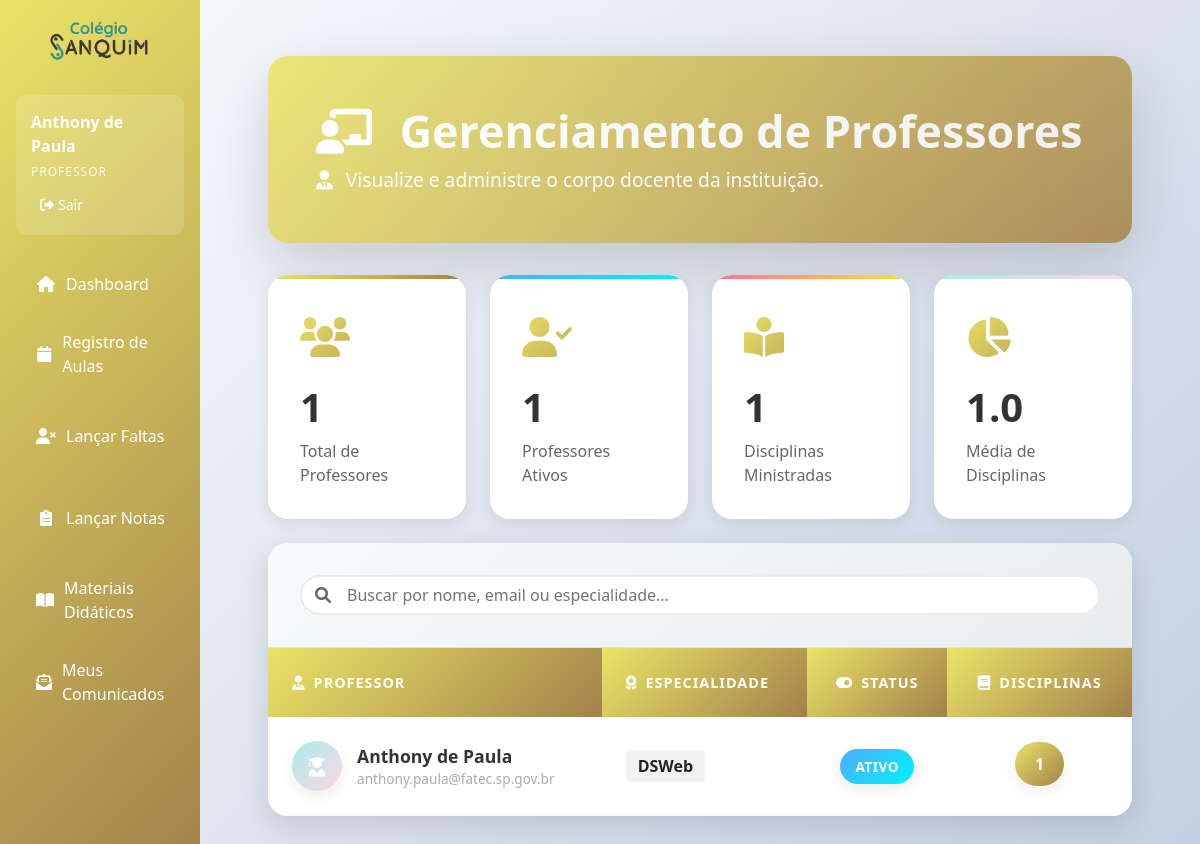
The page /professores (signed in) on the database its author committed.
### app.py (models this page shows, shortened)
class Professor(db.Model):
    __tablename__ = 'professor'
    id = db.Column(db.Integer, primary_key=True)
    nome = db.Column(db.String(100), nullable=False)
    cpf = db.Column(db.String(14), nullable=False, unique=True)
    rg = db.Column(db.String(20))
    endereco = db.Column(db.String(255))
    bairro = db.Column(db.String(100))
    cidade = db.Column(db.String(100))
    email = db.Column(db.String(120), unique=True, nullable=False)
    telefone = db.Column(db.String(20))
    status = db.Column(db.Integer, default=1)
    senha_hash = db.Column(db.String(255), nullable=True)  # Novo campo
    especialidade = db.Column(db.String(100))
    ativo = db.Column(db.Boolean, default=True)  # Novo campo
    disciplinas_ministradas = db.relationship('Disciplina', back_populates='professor', lazy=True)

### app.py (the view)
@app.route('/professores')
@login_required
def listar_professores():
    if session.get('user_tipo') == 'professor':
        professor_id = session.get('user_id')
        professores = [Professor.query.get(professor_id)]
    else:
        professores = Professor.query.all()
    return render_template('professores/listar.html', professores=professores)

### app.py (called while the page is built)
def login_required(f):
    @wraps(f)
    def decorated_function(*args, **kwargs):
        if 'user_id' not in session:
            return redirect(url_for('login'))
        return f(*args, **kwargs)
    return decorated_function

### templates/professores/listar.html (shortened to what this page needs)
{% extends "base.html" %}
{% block content %}
<div class="main-container">
    <div class="header-section">
        <div class="header-background"></div>
        <div class="header-content d-flex justify-content-between align-items-center flex-wrap">
            <div class="mb-3 mb-md-0">
                <h1 class="page-title mb-2">
                    <i class="fas fa-chalkboard-teacher me-3"></i>
                    Gerenciamento de Professores
                </h1>
                <p class="page-subtitle">
                    <i class="fas fa-user-tie me-2"></i>
                    Visualize e administre o corpo docente da instituição.
                </p>
            </div>
        </div>
    </div>
    <div class="stats-container mb-4">
        <div class="row g-4">
            <div class="col-lg-3 col-md-6">
                <div class="stat-card stat-primary">
                    <div class="stat-icon"><i class="fas fa-users"></i></div>
                    <div class="stat-content">
                        <h3>{{ professores|length }}</h3>
                        <p>Total de Professores</p>
                    </div>
                </div>
            </div>
            <div class="col-lg-3 col-md-6">
                <div class="stat-card stat-success">
                     <div class="stat-icon"><i class="fas fa-user-check"></i></div>
                    <div class="stat-content">
                        <h3>{{ professores|selectattr('status', 'equalto', 1)|list|length }}</h3>
                        <p>Professores Ativos</p>
                    </div>
                </div>
            </div>
            <div class="col-lg-3 col-md-6">
                <div class="stat-card stat-warning">
                     <div class="stat-icon"><i class="fas fa-book-reader"></i></div>
                    <div class="stat-content">
                        {% set total_disciplinas = namespace(value=0) %}
                        {% for p in professores %}{% set total_disciplinas.value = total_disciplinas.value + p.minhas_disciplinas|length %}{% endfor %}
                        <h3>{{ total_disciplinas.value }}</h3>
                        <p>Disciplinas Ministradas</p>
                    </div>
                </div>
            </div>
            <div class="col-lg-3 col-md-6">
                <div class="stat-card stat-info">
                     <div class="stat-icon"><i class="fas fa-chart-pie"></i></div>
                    <div class="stat-content">
                        {% if professores|length > 0 %}
                            <h3>{{ (total_disciplinas.value / (professores|length))|round(1) }}</h3>
                        {% else %}
                            <h3>0</h3>
                        {% endif %}
                        <p>Média de Disciplinas</p>
                    </div>
                </div>
            </div>
        </div>
    </div>
    <div class="main-card">
        {% if professores %}
        <div class="search-filter-bar">
            <div class="search-box">
                <i class="fas fa-search"></i>
                <input type="text" id="searchInput" placeholder="Buscar por nome, email ou especialidade..." class="form-control">
            </div>
        </div>
        <div class="table-container">
            <div class="table-responsive">
                <table class="table custom-table" id="professoresTable">
                    <thead>
                        <tr>
                            <th><i class="fas fa-user-tie me-2"></i>Professor</th>
                            <th><i class="fas fa-award me-2"></i>Especialidade</th>
                            <th class="text-center"><i class="fas fa-toggle-on me-2"></i>Status</th>
                            <th class="text-center"><i class="fas fa-book me-2"></i>Disciplinas</th>
                        </tr>
                    </thead>
                    <tbody>
                        {% for professor in professores %}
                        <tr>
                            <td>
                                <div class="disciplina-info">
                                    <div class="disciplina-avatar" style="background: var(--info-gradient);">
                                        <i class="fas fa-user-graduate"></i>
                                    </div>
                                    <div>
                                        <span class="subject-name">{{ professor.nome }}</span>
                                        <small class="d-block text-muted-light">{{ professor.email }}</small>
                                    </div>
                                </div>
                            </td>
                            <td>
                                <span class="badge fs-6 text-dark" style="background-color: rgba(0,0,0,0.05); padding: 8px 12px;">
                                    {{ professor.especialidade or 'Não informada' }}
                                </span>
                            </td>
                            <td class="text-center">
                                <span class="status-badge status-{{ 'ativo' if professor.status == 1 else 'inativo' }}">
                                    {{ 'Ativo' if professor.status == 1 else 'Inativo' }}
                                </span>
                            </td>
                            <td class="text-center">
                                <div class="workload-container">
                                    <span class="workload" style="background: var(--primary-gradient);">{{ professor.minhas_disciplinas|length }}</span>
                                </div>
                            </td>
                        </tr>
                        {% endfor %}
                    </tbody>
                </table>
            </div>
        </div>
        {% endif %}
    </div>
</div>
{% endblock %}

### templates/base.html (shortened to what this page needs)
<!DOCTYPE html>
<html lang="pt-br">
  <head>
    <link
      href="https://cdnjs.cloudflare.com/ajax/libs/bootstrap/5.1.3/css/bootstrap.min.css"
      rel="stylesheet"
    />
    <link
      href="https://cdnjs.cloudflare.com/ajax/libs/font-awesome/6.0.0/css/all.min.css"
      rel="stylesheet"
    />
  </head>
  <body>
    <div class="container-fluid">
      <div class="row">
        <div class="col-md-3 col-lg-2 px-0 sidebar">
          <div class="mt-auto text-center py-3" style="margin-top: auto !important;">
              <img src="{{ url_for('static', filename='images/logosamquim.png') }}"
                   alt="Sanquim Logo"
                   style="max-width: 50%; height: auto;">
          </div>
          <div class="p-3">
            <div class="user-info">
              <div class="user-name">{{ session.user_nome }}</div>
              <div class="user-type">{{ session.user_tipo|capitalize }}</div>
              <div
                class="mt-2 d-flex justify-content-between align-items-center"
              >
                <a
                  href="{{ url_for('logout') }}"
                  class="btn btn-logout btn-sm"
                  style="color: white"
                >
                  <i class="fas fa-sign-out-alt me-1"></i>Sair
                </a>
              </div>
            </div>
            <nav class="nav flex-column mt-3">
              {% if session.user_tipo != 'admin' %}
              <a
                class="nav-link {% if request.endpoint == 'index' %}active{% endif %}"
                href="{{ url_for('index') }}"
              >
                <i class="fas fa-home"></i> Dashboard
              </a>
              {% endif %}
              {% if session.user_tipo == 'professor' %}
              <a
                class="nav-link {% if request.endpoint == 'calendario_professor' %}active{% endif %}"
                href="{{ url_for('calendario_professor') }}"
              >
                <i class="fas fa-calendar"></i> Registro de Aulas
              </a>
              <a
                class="nav-link {% if request.endpoint == 'listar_faltas_professor' %}active{% endif %}"
                href="{{ url_for('listar_faltas_professor') }}"
              >
                <i class="fas fa-user-times"></i> Lançar Faltas
              </a>
              <a
                class="nav-link {% if request.endpoint == 'listar_notas' %}active{% endif %}"
                href="{{ url_for('listar_notas') }}"
              >
                <i class="fas fa-clipboard-list"></i> Lançar Notas
              </a>
              <a
                class="nav-link {% if request.endpoint == 'listar_materiais' %}active{% endif %}"
                href="{{ url_for('listar_materiais') }}"
              >
                <i class="fas fa-book-open"></i> Materiais Didáticos
              </a>
              <a
                class="nav-link {% if request.endpoint == 'listar_comunicados_enviados' %}active{% endif %}"
                href="{{ url_for('listar_comunicados_enviados') }}"
              >
                <i class="fas fa-envelope-open-text"></i> Meus Comunicados
              </a>
              {% endif %}
            </nav>
          </div>
        </div>
        <div class="col-md-9 col-lg-10 main-content" style="background: linear-gradient(135deg, #f5f7fa 0%, #c3cfe2 100%);">
          <div class="p-4">
            {% block content %}{% endblock %}
          </div>
        </div>
      </div>
    </div>
  </body>
</html>

### templates/base.html (style rules this page uses)
:root { --primary-color: #eae366; --secondary-color: #a2814b; --accent-color: #379091; --danger-color: #e74c3c; --success-color: #2ecc71; }
.sidebar { background: linear-gradient( 135deg, var(--primary-color) 0%, var(--secondary-color) 100% ); min-height: 100vh; transition: all 0.3s; }
.sidebar .nav-link { color: white; padding: 12px 20px; border-radius: 8px; margin: 5px 0; transition: all 0.2s; display: flex; align-items: center; }
.sidebar .nav-link i { margin-right: 10px; width: 20px; text-align: center; }
.main-content { background-color: #f8f9fa; min-height: 100vh; }
.user-info { background-color: rgba(255, 255, 255, 0.15); border-radius: 10px; padding: 15px; margin-bottom: 20px; backdrop-filter: blur(5px); }
.user-info .user-name { color: white; font-weight: bold; margin-bottom: 5px; }
.user-info .user-type { color: rgba(255, 255, 255, 0.9); font-size: 12px; text-transform: uppercase; letter-spacing: 1px; }

### rows shown on the page
Professor: user_nome "Anthony de Paula", nome "Anthony de Paula", email "anthony.paula@fatec.sp.gov.br", especialidade "DSWeb", status "ATIVO", minhas_disciplinas|length "1"

### other values the page prints
{{ session.user_tipo|capitalize }} "PROFESSOR"
{{ professores|length }} "1"
{{ professores|selectattr('status', 'equalto', 1)|list|length }} "1"
{{ total_disciplinas.value }} "1"
{{ (total_disciplinas.value / (professores|length))|round(1) }} "1.0"
